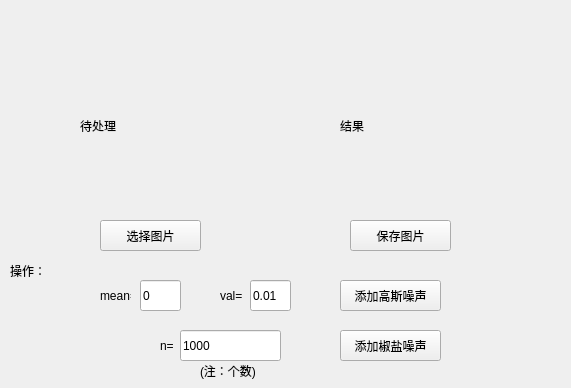
<?xml version="1.0" encoding="UTF-8"?>
<ui version="4.0">
 <class>Formwin4</class>
 <widget class="QWidget" name="Formwin4">
  <property name="geometry">
   <rect>
    <x>0</x>
    <y>0</y>
    <width>571</width>
    <height>388</height>
   </rect>
  </property>
  <property name="windowTitle">
   <string>Form</string>
  </property>
  <widget class="QLabel" name="label_daichuli">
   <property name="geometry">
    <rect>
     <x>80</x>
     <y>50</y>
     <width>151</width>
     <height>151</height>
    </rect>
   </property>
   <property name="text">
    <string>待处理</string>
   </property>
  </widget>
  <widget class="QLabel" name="label_jieguo">
   <property name="geometry">
    <rect>
     <x>340</x>
     <y>50</y>
     <width>151</width>
     <height>151</height>
    </rect>
   </property>
   <property name="text">
    <string>结果</string>
   </property>
  </widget>
  <widget class="QPushButton" name="pushButton_load">
   <property name="geometry">
    <rect>
     <x>100</x>
     <y>220</y>
     <width>101</width>
     <height>31</height>
    </rect>
   </property>
   <property name="text">
    <string>选择图片</string>
   </property>
  </widget>
  <widget class="QPushButton" name="pushButton_save">
   <property name="geometry">
    <rect>
     <x>350</x>
     <y>220</y>
     <width>101</width>
     <height>31</height>
    </rect>
   </property>
   <property name="text">
    <string>保存图片</string>
   </property>
  </widget>
  <widget class="QLabel" name="label_tips">
   <property name="geometry">
    <rect>
     <x>10</x>
     <y>250</y>
     <width>41</width>
     <height>41</height>
    </rect>
   </property>
   <property name="text">
    <string>操作：</string>
   </property>
  </widget>
  <widget class="QPushButton" name="pushButton_zhifangtu">
   <property name="geometry">
    <rect>
     <x>340</x>
     <y>280</y>
     <width>101</width>
     <height>31</height>
    </rect>
   </property>
   <property name="text">
    <string>添加高斯噪声</string>
   </property>
  </widget>
  <widget class="QPushButton" name="pushButton_gama">
   <property name="geometry">
    <rect>
     <x>340</x>
     <y>330</y>
     <width>101</width>
     <height>31</height>
    </rect>
   </property>
   <property name="text">
    <string>添加椒盐噪声</string>
   </property>
  </widget>
  <widget class="QLabel" name="label">
   <property name="geometry">
    <rect>
     <x>160</x>
     <y>330</y>
     <width>21</width>
     <height>31</height>
    </rect>
   </property>
   <property name="text">
    <string>n=</string>
   </property>
  </widget>
  <widget class="QLineEdit" name="lineEdit_n_value">
   <property name="geometry">
    <rect>
     <x>180</x>
     <y>330</y>
     <width>101</width>
     <height>31</height>
    </rect>
   </property>
   <property name="text">
    <string>1000</string>
   </property>
  </widget>
  <widget class="QLabel" name="label_2">
   <property name="geometry">
    <rect>
     <x>200</x>
     <y>360</y>
     <width>71</width>
     <height>21</height>
    </rect>
   </property>
   <property name="text">
    <string>(注：个数)</string>
   </property>
  </widget>
  <widget class="QLabel" name="label_3">
   <property name="geometry">
    <rect>
     <x>100</x>
     <y>280</y>
     <width>31</width>
     <height>31</height>
    </rect>
   </property>
   <property name="text">
    <string>mean=</string>
   </property>
  </widget>
  <widget class="QLineEdit" name="lineEdit_mean_value">
   <property name="geometry">
    <rect>
     <x>140</x>
     <y>280</y>
     <width>41</width>
     <height>31</height>
    </rect>
   </property>
   <property name="text">
    <string>0</string>
   </property>
  </widget>
  <widget class="QLineEdit" name="lineEdit_val_value">
   <property name="geometry">
    <rect>
     <x>250</x>
     <y>280</y>
     <width>41</width>
     <height>31</height>
    </rect>
   </property>
   <property name="text">
    <string>0.01</string>
   </property>
  </widget>
  <widget class="QLabel" name="label_4">
   <property name="geometry">
    <rect>
     <x>220</x>
     <y>280</y>
     <width>31</width>
     <height>31</height>
    </rect>
   </property>
   <property name="text">
    <string>val=</string>
   </property>
  </widget>
 </widget>
 <resources/>
 <connections/>
</ui>
